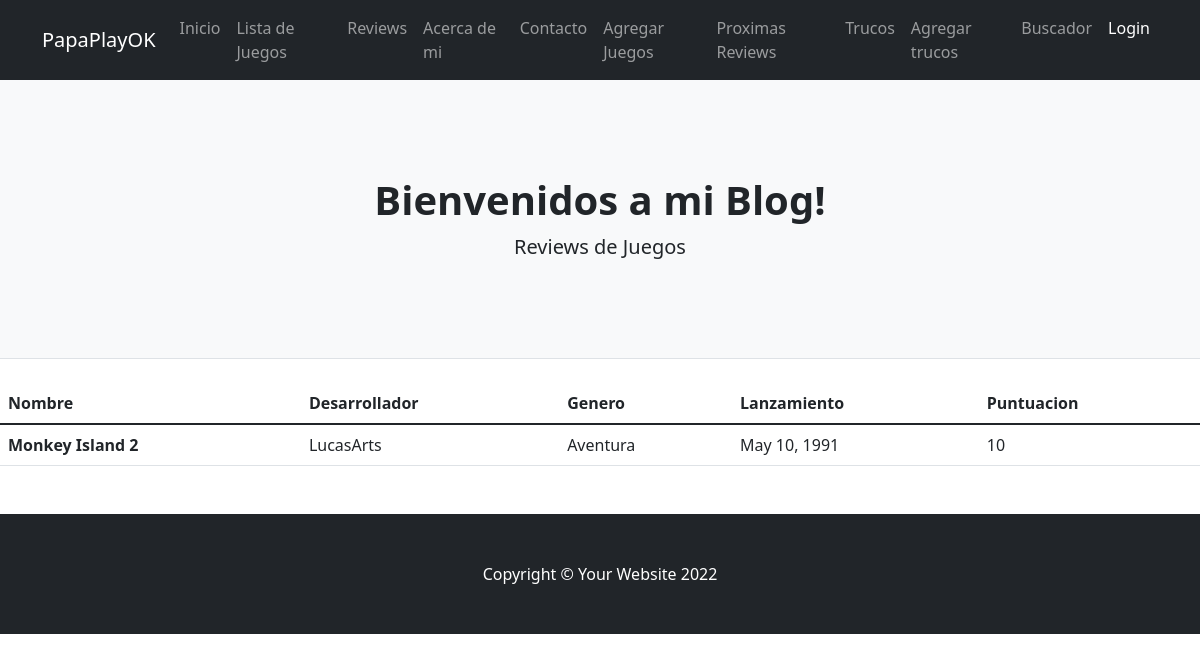
Page /appjuegos/listadejuegos on the earlier database version.
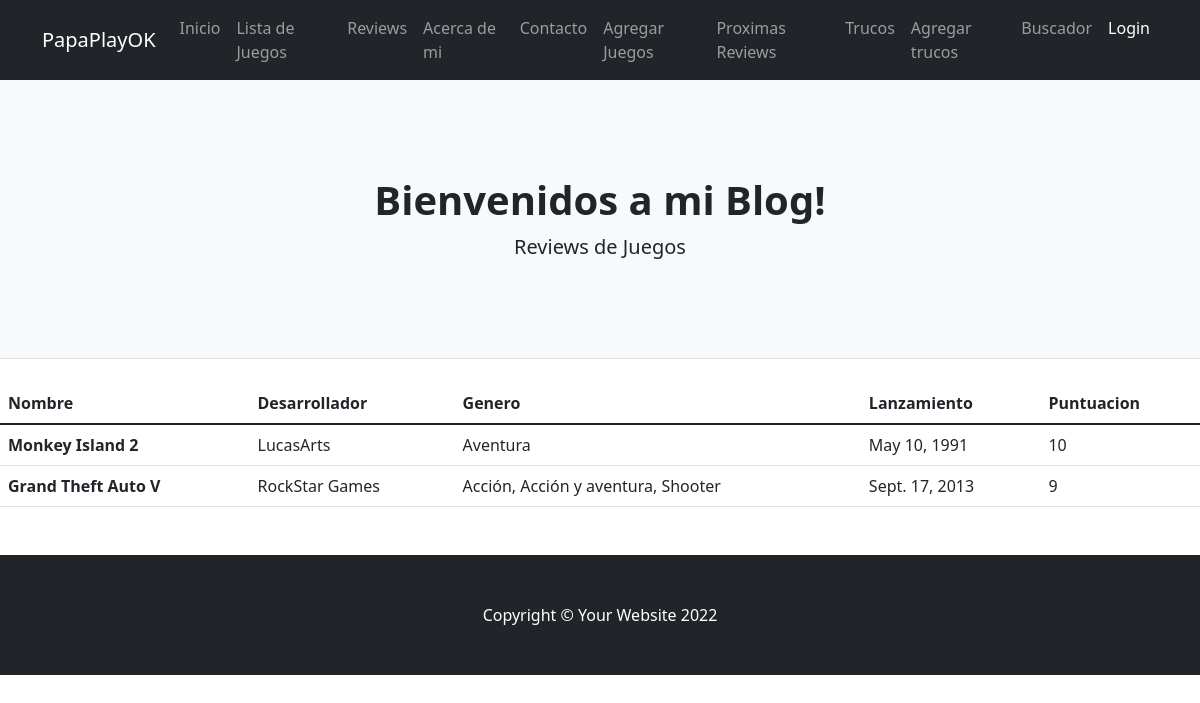
Same page on the later database version.
### AppJuegos/models.py (models this page shows)
class Juegos (models.Model):
    nombre=models.CharField(max_length=40)
    desarrollador=models.CharField(max_length=40)
    genero=models.CharField(max_length=40)
    lanzamiento=models.DateField()
    puntuacion=models.IntegerField()

### AppJuegos/views.py (the view)
# urls.py: path("listadejuegos",views.listadejuegos,name="listadejuegos"),
def listadejuegos(request):
    listadejuegos=Juegos.objects.all()
    dicc={"listadejuegos":listadejuegos}
    plantilla = loader.get_template("listadejuegos.html")
    documento=plantilla.render(dicc)
    return HttpResponse(documento)

### AppJuegos/template/listadejuegos.html
{% extends "padre.html" %}
{%load static%}
{% block contenido %}
 <main>
    <table class="table">
        <thead>
          <tr>
            <th scope="col">Nombre</th>
            <th scope="col">Desarrollador</th>
            <th scope="col">Genero</th>
            <th scope="col">Lanzamiento</th>
            <th scope="col">Puntuacion</th>
          </tr>
        </thead>
        <tbody>
          {% for n in listadejuegos %}
          <tr>
            <th scope="row">{{n.nombre}}</th>
            <td>{{n.desarrollador}}</td>
            <td>{{n.genero}}</td>
            <td>{{n.lanzamiento}}</td>
            <td>{{n.puntuacion}}</td>
          </tr>
          {%endfor%}
        </tbody>
      </table>
 </main>
 {%endblock%}

Differences in the rows shown:
added Juegos: nombre "Grand Theft Auto V", desarrollador "RockStar Games", genero "Acción, Acción y aventura, Shooter", lanzamiento "Sept. 17, 2013", puntuacion "9"
